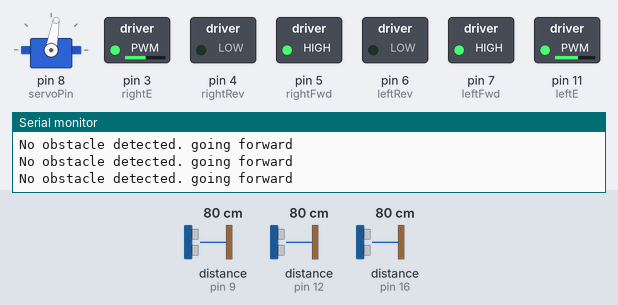
The sketch below on a simulated Arduino Uno, built with avr-gcc and run on an emulated ATmega328P. Shown: servo, switched loads named in the sketch (green lamp = pin HIGH), the last lines printed to the serial monitor. Wiring (inferred from the names in the program): 3 × ultrasonic range finder: trigger pin 10, echo pin 9 / trigger pin 13, echo pin 12 / trigger pin 15, echo pin 16. The test bench sets the inputs (shaded band); at power-on: distance to the obstacle (sensors on pin 9, pin 12, pin 16) 80 cm. The echo pulse lasts 58.3 µs per cm; pins used as bus, display or sensor lines are not drawn.

Above: at 6.2 s.
6.3 s: distance to the obstacle (sensor on pin 9) set to 18 cm
7.8 s: distance to the obstacle (sensor on pin 9) set to 14 cm
At 9.6 s:
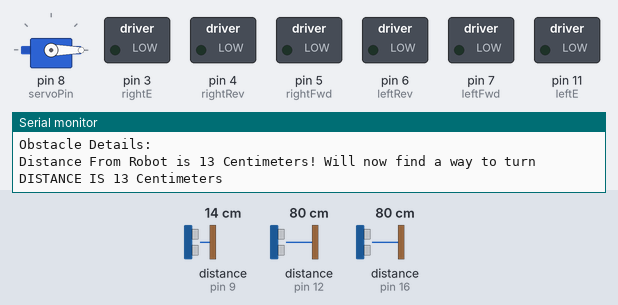
10.8 s: distance to the obstacle (sensor on pin 9) set to 35 cm
At 13.3 s:
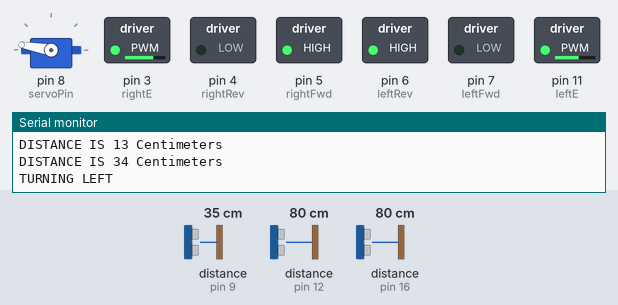
13.8 s: distance to the obstacle (sensor on pin 12) set to 8 cm
15.3 s: distance to the obstacle (sensor on pin 12) set to 5 cm
At 16.2 s:
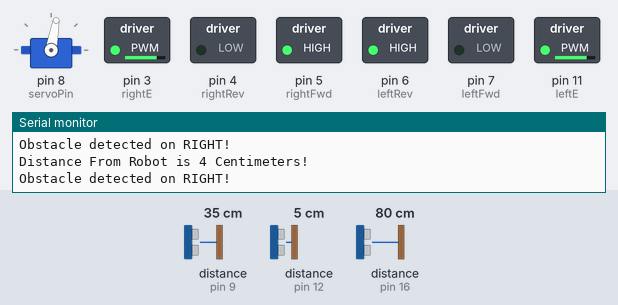
16.8 s: distance to the obstacle (sensor on pin 16) set to 8 cm
19.8 s: distance to the obstacle (sensor on pin 16) set to 5 cm
At 20.6 s:
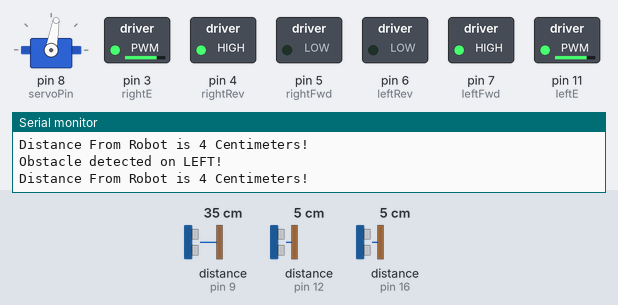
Timing chart, 0 to 22.3 s (numbered marks = the images above; inputs shaded):
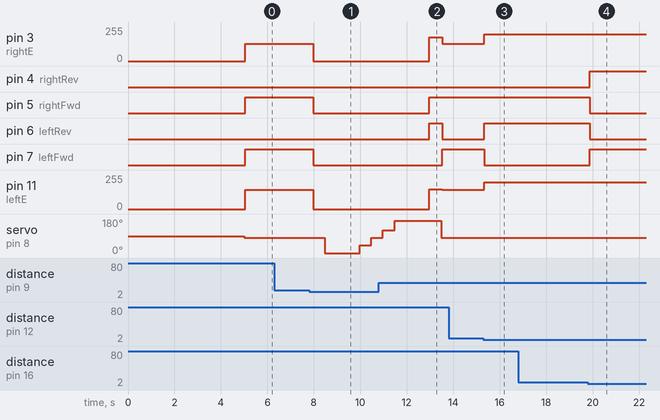

Measured:
- the behaviour switches between 16 and 15 cm on distance to the obstacle (sensor on pin 9) (found by bisection; images 0 and 1)
- the behaviour switches between 7 and 6 cm on distance to the obstacle (sensor on pin 12) (found by bisection; images 2 and 3)
- the behaviour switches between 7 and 6 cm on distance to the obstacle (sensor on pin 16) (found by bisection; images 3 and 4)
- after the input at 7.8 s, pin 3 (rightE): 130/255 → 0/255 after 0.17 s; pin 5 (rightFwd), pin 7 (leftFwd): HIGH → LOW after 0.17 s; pin 11 (leftE): 145/255 → 0/255 after 0.17 s; servo on pin 8 (servoPin): 80° → 0° after 0.67 s, → 40° 1.5 s later, → 80° 0.50 s later
- after the input at 10.8 s, pin 4 (rightRev): stays LOW (without the input it goes to HIGH after 2.2 s); pin 5 (rightFwd): LOW → HIGH after 2.2 s; pin 6 (leftRev): LOW → HIGH after 2.2 s, → LOW 0.54 s later
- after the input at 15.3 s, pin 3 (rightE): 130/255 → 200/255 at once; pin 6 (leftRev): LOW → HIGH at once; pin 7 (leftFwd): HIGH → LOW at once; pin 11 (leftE): 145/255 → 200/255 at once
- after the input at 19.8 s, pin 4 (rightRev), pin 7 (leftFwd): LOW → HIGH after 0.07 s; pin 5 (rightFwd), pin 6 (leftRev): HIGH → LOW after 0.07 s

The sketch:

robot_maze_solver.ino
```cpp
#include <Servo.h> //import servo library
#include <AFMotor.h> //import your motor shield library

// define the pins of first sensor
#define rightTrigPin 13
#define rightEchoPin 12
#define trigPin 10
#define echoPin 9
#define leftTrigPin 15
#define leftEchoPin 16

// initiate servo and pins
Servo calvin_servo;
//const int goPin = 12;
//const int stopPin = 2;

const int leftFwd = 7;
const int leftRev = 6;
const int rightFwd = 5;
const int rightRev = 4;
const int leftE = 11;
const int rightE = 3;

// car movement methods
void startCar() {
  analogWrite(leftE, 145);
  analogWrite(rightE, 130);
  digitalWrite(leftFwd, HIGH);
  digitalWrite(leftRev, LOW);
  digitalWrite(rightFwd, HIGH);
  digitalWrite(rightRev, LOW);

}
void stopCar() {
  analogWrite(leftE, 0);
  analogWrite(rightE, 0);
  digitalWrite(leftFwd, LOW);
  digitalWrite(leftRev, LOW);
  digitalWrite(rightFwd, LOW);
  digitalWrite(rightRev, LOW);
}

void leftTurn() {
  analogWrite(leftE, 150);
  analogWrite(rightE, 180);
  digitalWrite(leftFwd, LOW);
  digitalWrite(leftRev, HIGH);
  digitalWrite(rightFwd, HIGH);
  digitalWrite(rightRev, LOW);
}
void rightTurn() {
  analogWrite(leftE, 180);
  analogWrite(rightE, 150);
  digitalWrite(leftFwd, HIGH);
  digitalWrite(leftRev, LOW);
  digitalWrite(rightFwd, LOW);
  digitalWrite(rightRev, HIGH);
}
void turnAround() {
  analogWrite(leftE, 215);
  analogWrite(rightE, 210);
  digitalWrite(leftFwd, HIGH);
  digitalWrite(leftRev, LOW);
  digitalWrite(rightFwd, LOW);
  digitalWrite(rightRev, HIGH);
}

long activateSensor() {
  digitalWrite(trigPin, LOW);
  delayMicroseconds(1); // delays are required for a succesful sensor operation.
  digitalWrite(trigPin, HIGH);
  delayMicroseconds(5); //this delay is required too
  digitalWrite(trigPin, LOW);
  long duration = pulseIn(echoPin, HIGH);
  long range = (duration / 2) / (29.1);
  return range;
}

  long activateLeftSensor(){
    digitalWrite(leftTrigPin, LOW);
    delayMicroseconds(1); // delays are required for a succesful sensor operation.
    digitalWrite(leftTrigPin, HIGH);
    delayMicroseconds(5); //this delay is required too
    digitalWrite(leftTrigPin, LOW);
    long duration = pulseIn(leftEchoPin, HIGH);
    long range = (duration/2) / (29.1);
    return range;
  }

  long activateRightSensor(){
    digitalWrite(rightTrigPin, LOW);
    delayMicroseconds(1); // delays are required for a succesful sensor operation.
    digitalWrite(rightTrigPin, HIGH);
    delayMicroseconds(10); //this delay is required too
    digitalWrite(rightTrigPin, LOW);
    long duration = pulseIn(rightEchoPin, HIGH);
    long range = (duration/2) / (29.1);
    return range;
  }


void setup() {
  // put your setup code here, to run once:
  Serial.begin(9600); // begin serial communitication
  Serial.println("Motor test!");
  pinMode(trigPin, OUTPUT);// sets the trig pin to output (Send sound waves)
  pinMode(echoPin, INPUT);// sets the echo pin to input (Recieve sound waves)
  pinMode(leftTrigPin, OUTPUT);// sets the trig pin to output (Send sound waves)
  pinMode(leftEchoPin, INPUT);// sets the echo pin to input (Recieve sound waves)
  pinMode(rightTrigPin, OUTPUT);// sets the trig pin to output (Send sound waves)
  pinMode(rightEchoPin, INPUT);// sets the echo pin to input (Recieve sound waves)
  pinMode(leftFwd, OUTPUT);
  pinMode(leftRev, OUTPUT);
  pinMode(rightFwd, OUTPUT);
  pinMode(rightRev, OUTPUT);
  pinMode(leftE, OUTPUT);
  pinMode(rightE, OUTPUT);

  int servoPin = 8; //sets the pin
  calvin_servo.attach(servoPin); //sets the servo
  //pinMode(goPin, OUTPUT);
  //pinMode(stopPin, OUTPUT);
  delay(5000);
}

void loop() {
  // put your main code here, to run repeatedly:

  calvin_servo.write(80); //sets ultrasonic sensor to the middle
  long distance = activateSensor();
  delay(10);
  long leftDistance = activateLeftSensor();
  delay(10);
  long rightDistance = activateRightSensor();
  delay(10);

  //if there's an obstacle 20 centimers, straight ahead, do the following:
  if (distance < 15) {

    Serial.println ("Close Obstacle detected!" );
    Serial.println ("Obstacle Details:");
    Serial.print ("Distance From Robot is " );
    Serial.print (distance);
    Serial.println ( " Centimeters! Will now find a way to turn");//print out the distance in centimeters.

    stopCar();
    delay(500);
    calvin_servo.write(0);
    delay(500);
    distance = activateSensor();
    Serial.print("DISTANCE IS ");
    Serial.print(distance);
    Serial.println(" Centimeters");
    delay(500);
    if(distance > 20){
      Serial.println ("TURNING RIGHT");
      rightTurn();
      //delay(1000);
    }else{
      delay(500);
      calvin_servo.write(40);
      delay(500);
      calvin_servo.write(80);
      delay(500);
      calvin_servo.write(120);
      delay(500);
      calvin_servo.write(170);
      delay(500);
      distance = activateSensor();
      Serial.print("DISTANCE IS ");
      Serial.print(distance);
      Serial.println(" Centimeters");
      delay(500);
      if(distance > 20){
        delay(500);
        Serial.println("TURNING LEFT");
        leftTurn();
        //delay(1000);
      }else{ //bot will turn around if no right or left turns available
        delay(500);
        Serial.println("TURNING AROUND");
        turnAround();
        //delay(1000);
      }
    }
    delay(500);
  }
  //adjusts bot to turn slight right
  else if(leftDistance < 6 && leftDistance > 0){

    Serial.println ("Obstacle detected on LEFT!" );
    Serial.print ("Distance From Robot is " );
    Serial.print (leftDistance);
    Serial.println ( " Centimeters!");

    //move a bit right
    analogWrite(leftE, 200);
    analogWrite(rightE, 200);
    digitalWrite(leftFwd, HIGH);
    digitalWrite(leftRev, LOW);
    digitalWrite(rightFwd, LOW);
    digitalWrite(rightRev, HIGH);
    delay(10);

  }
  //adjusts bot to turn slight left
  else if(rightDistance < 6 && rightDistance > 0){

    Serial.println ("Obstacle detected on RIGHT!" );
    Serial.print ("Distance From Robot is " );
    Serial.print (rightDistance);
    Serial.println ( " Centimeters!");

    //moving a bit left
    analogWrite(leftE, 200);
    analogWrite(rightE, 200);
    digitalWrite(leftFwd, LOW);
    digitalWrite(leftRev, HIGH);
    digitalWrite(rightFwd, HIGH);
    digitalWrite(rightRev, LOW);
    delay(10);
  }
  // procede, no obstacle ahead
  else {
    Serial.println ("No obstacle detected. going forward");
    startCar();
    //calvin_servo.write(140); //will move the servo
    delay(100);
    //calvin_servo.write(40); //will move the servo
  }
}
```
